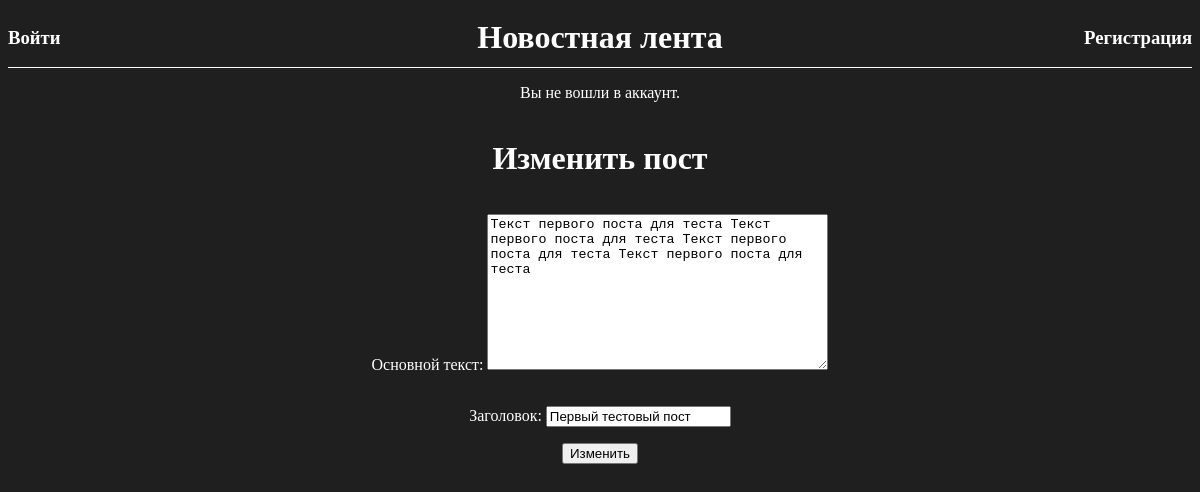
The page /posts/1/edit on the database as committed earlier.
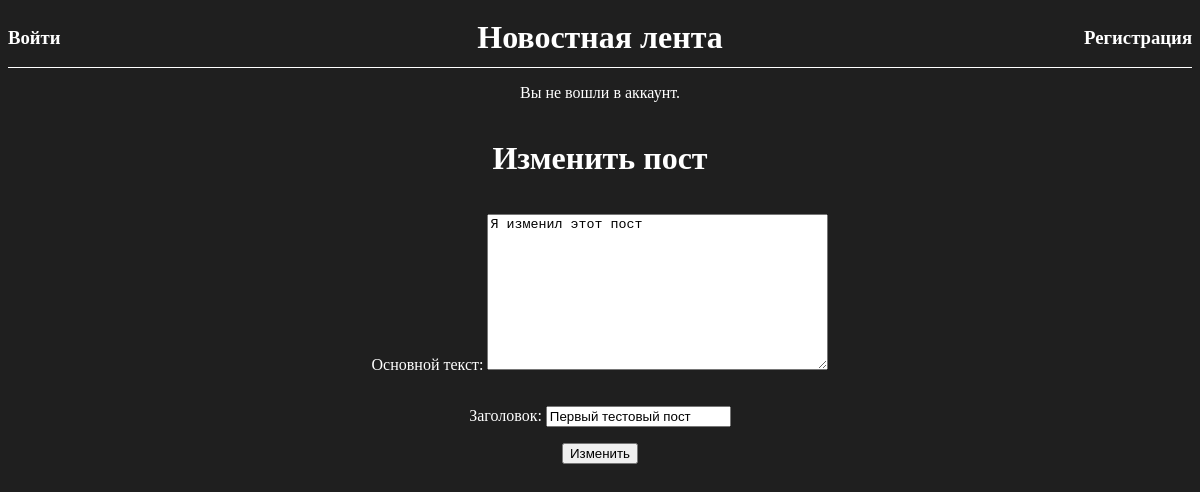
The same page on the database as committed later.
### blog/models.py (models this page shows, shortened)
class Post(models.Model):
    title = models.CharField(max_length=200, verbose_name="Заголовок")
    body = models.TextField(verbose_name="Основной текст")
    author = models.ForeignKey(
        'auth.user',
        on_delete = models.CASCADE,
        verbose_name="Автор"
    )

### blog/views.py (the view)
# urls.py: path('posts/<int:pk>/edit', views.BlogUpdateView.as_view(), name='edit_post'),
class BlogUpdateView(UpdateView):
    model = Post
    fields = ['body', 'title']
    template_name = 'edit_post.html'

### templates/edit_post.html
{% extends 'base.html' %}
{% block content %}
<div class="form">
    <h1>Изменить пост</h2>
    <form action="" method="post"> {% csrf_token %}
        {{ form.as_p }}
    <input type="submit" value="Изменить"/>
    </form>
</div>
{% endblock content %}

Rows that differ between the two databases and show on the page:
changed Post "Первый тестовый пост": body "Текст первого поста для теста Текст первого поста для теста Текст первого поста для теста Текст первого поста для теста" → "Я изменил этот пост"
